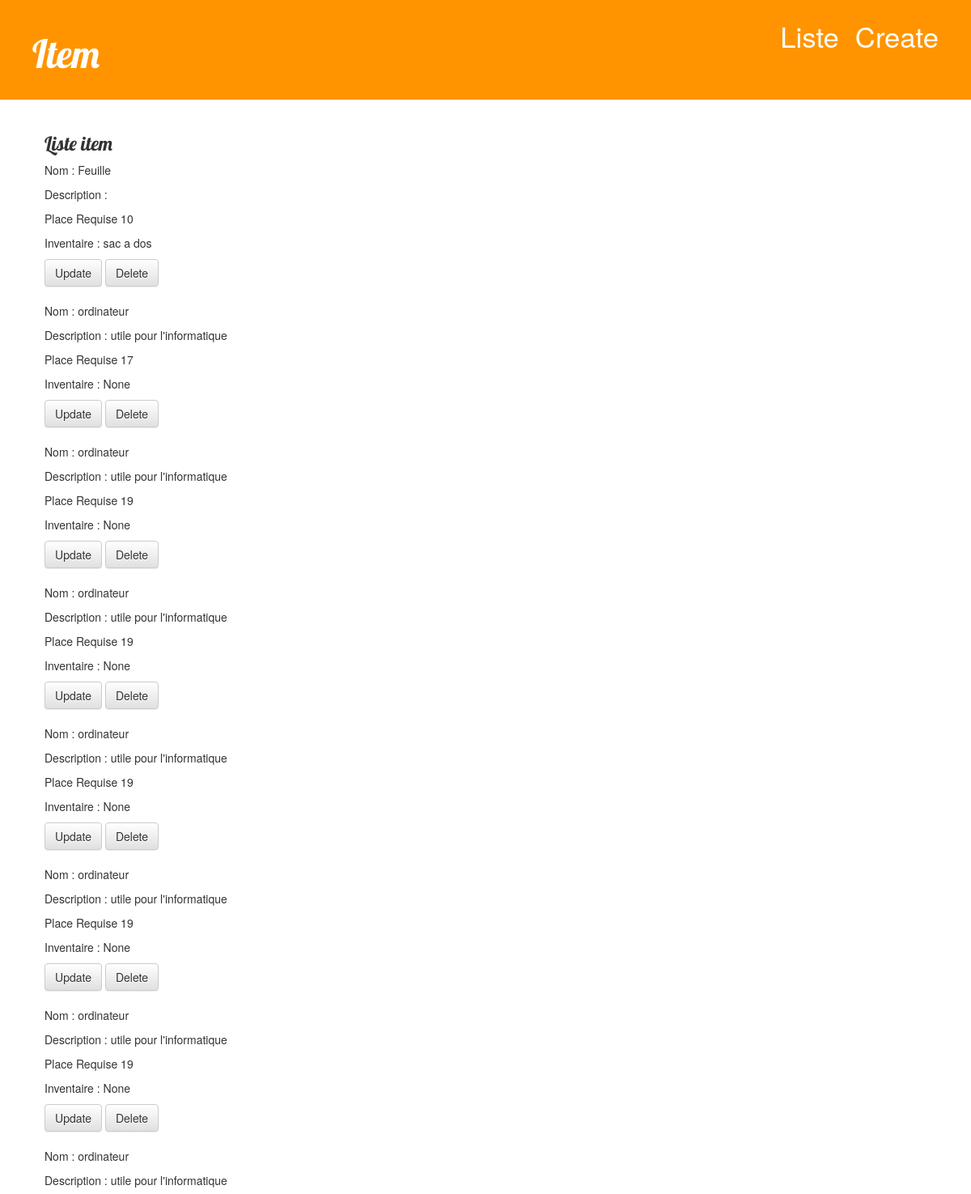
/ (upper part), run on an earlier commit of the app's database.
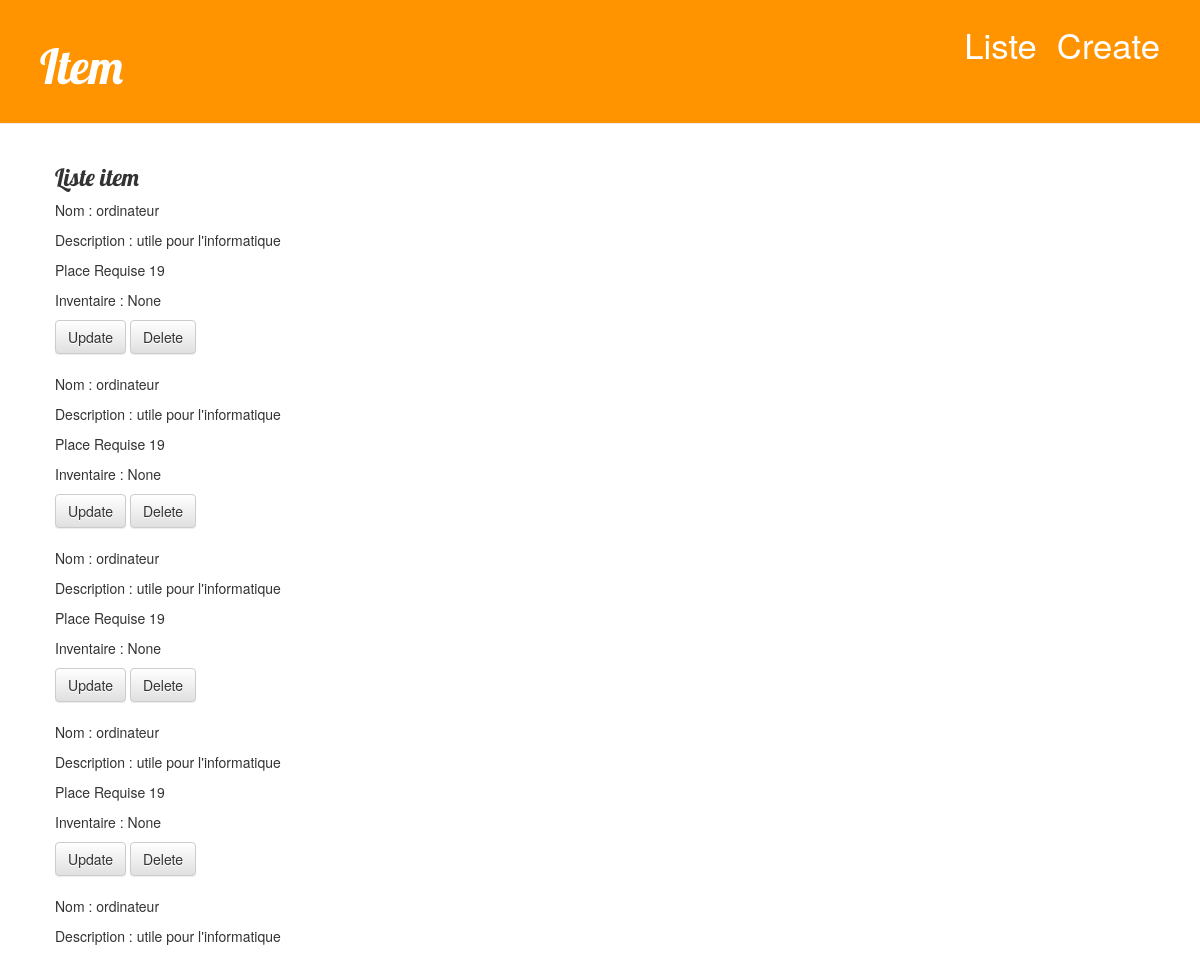
And on a later commit of the database.
### inv/models.py (models this page shows, shortened)
class Item(models.Model) :
    name = models.CharField(
        max_length=60,
        verbose_name="Nom"
    )
    description = models.TextField(
        verbose_name="Description",
        null=True,
        blank=True
    )
    place_occupe = models.IntegerField(
        verbose_name="Place requise",
        null=False
    )
    inventaire = models.ForeignKey(
        "Inventaire",
        null=True
    )
    class Meta:
        app_label = "inv"

class Inventaire(models.Model) :
    name = models.CharField(
        max_length=60,
        verbose_name="Nom"
    )
    place_max = models.IntegerField(
        verbose_name="Place max",
        null=False
    )
    proprietaire = models.OneToOneField(
        "Member",
        null=True
    )
    class Meta:
        app_label = "inv"
    def __str__(self):
        return str(self.name)

### inv/views.py (the view)
# urls.py: url(r'^$', ItemListView.as_view(), name='items-list'),
class ItemListView(ListView):
    model = Item
    context_object_name = "items"
    template_name = "inv/items-list.html"
    paginate_by = None

### inv/templates/inv/items-list.html (shortened to what this page needs)
{% extends 'inv/base.html' %}
{% block content %}
<h3>Liste item</h3>
{% for item in items %}
    <p>Nom : {{ item.name }}</p>
    <p>Description : {{ item.description }}</p>
    <p>Place Requise {{ item.place_occupe }}</p>
    <p>Inventaire : {{ item.inventaire }}</p>
    <a href="{% url 'items:update' item.id %}" class="btn btn-default">Update</span></a>
    <a href="{% url 'items:delete' item.id %}" class="btn btn-default">Delete</span></a>
{% endfor %}
{% endblock %}

What changed in the data, as far as the page shows it:
removed Item: name "Feuille", place_occupe "10", inventaire "sac a dos"
removed Item: name "ordinateur", description "utile pour l'informatique", place_occupe "17", inventaire "None"
removed Item: name "ordinateur", description "utile pour l'informatique", place_occupe "19", inventaire "None"
